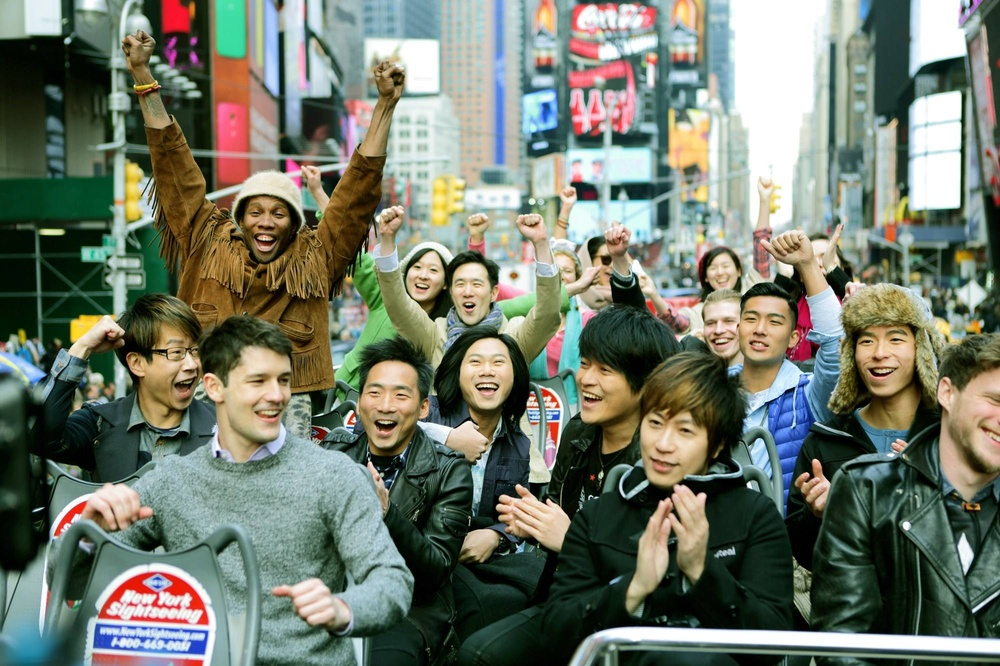
#> input picture timg.jpeg, 1000 x 666 px, shrunk from 2000 x 1333 before the run
$ python im.py
#> lines starting #> are read from the running program, lines starting #| are printed output that depends on the picture
#-*- coding: utf-8 -*-
import importlib,sys
importlib.reload(sys)
import cv2
from PIL import *
from PIL import Image,ImageDraw, ImageFilter

def detectFaces(image_name):
#> called with image_name = 'timg.jpeg'
    img = cv2.imread(image_name)
#> img is the input picture: shape (666, 1000, 3); mean B, G, R 107.5, 121.7, 114.5
    face_cascade = cv2.CascadeClassifier("haarcascade_frontalface_default1.xml")
    if img.ndim == 3:
        gray = cv2.cvtColor(img, cv2.COLOR_BGR2GRAY)
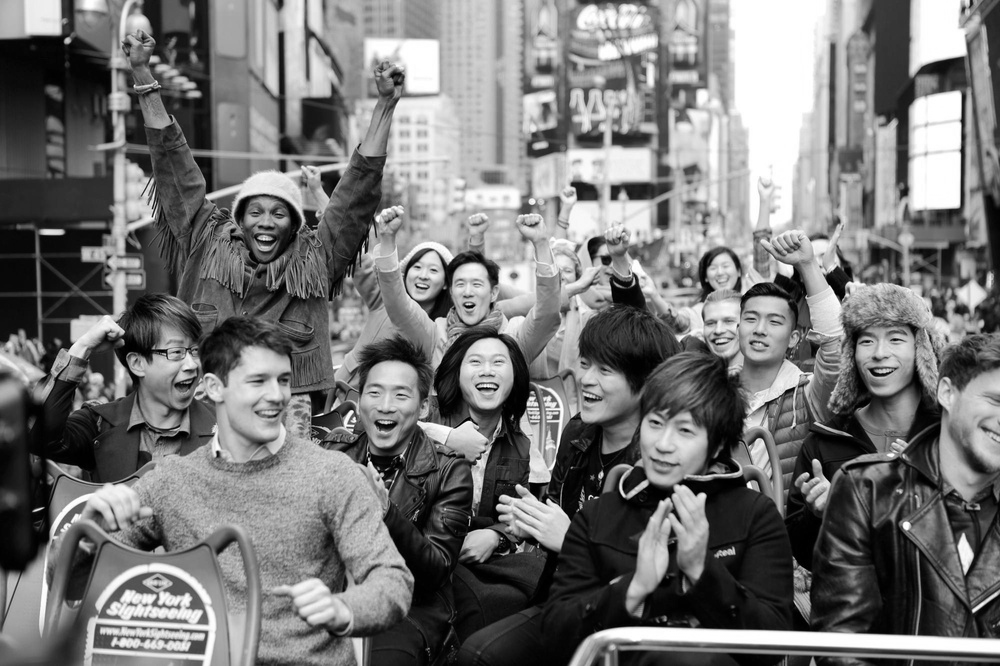
#> gray: shape (666, 1000); min 0, max 255, mean 118
    else:
        gray = img #if语句：如果img维度为3，说明不是灰度图，先转化为灰度图gray，如果不为3，也就是2，原图就是灰度图

    faces = face_cascade.detectMultiScale(gray, 1.2, 5)#1.3和5是特征的最小、最大检测窗口，它改变检测结果也会改变
#> faces = [[400, 250, 49, 49], [443, 262, 54, 54], [694, 302, 52, 52], [240, 192, 55, 55], [941, 291, 55, 55], [731, 295, 64, 64], [455, 336, 64, 64], [226, 349, 83, 83], [350, 363, 75, 75], [841, 308, 85, 85]]
    result = []
    for (x,y,width,height) in faces:
        result.append((x,y,x+width,y+height))
#> this loop made 10 passes
#> after the loop, result = [(400, 250, 449, 299), (443, 262, 497, 316), (694, 302, 746, 354), (240, 192, 295, 247), (941, 291, 996, 346), (731, 295, 795, 359), (455, 336, 519, 400), (226, 349, 309, 432), (350, 363, 425, 438), (841, 308, 926, 393)]
    return result

def saveFaces(image_name):
    faces = detectFaces(image_name)
    if faces:
        #将人脸保存在save_dir目录下。
        #Image模块：Image.open获取图像句柄，crop剪切图像(剪切的区域就是detectFaces返回的坐标)，save保存。
        save_dir = image_name.split('.')[0]+"_faces"
        os.mkdir(save_dir)
        count = 0
        for (x1,y1,x2,y2) in faces:
            file_name = os.path.join(save_dir,str(count)+".jpg")
            Image.open(image_name).crop((x1,y1,x2,y2)).save(file_name)
            count+=1


#在原图像上画矩形，框出所有人脸。
#调用Image模块的draw方法，Image.open获取图像句柄，ImageDraw.Draw获取该图像的draw实例，然后调用该draw实例的rectangle方法画矩形(矩形的坐标即
#detectFaces返回的坐标)，outline是矩形线条颜色(B,G,R)。
#注：原始图像如果是灰度图，则去掉outline，因为灰度图没有RGB可言。drawEyes、detectSmiles也一样。
def drawFaces(image_name):
    faces = detectFaces(image_name)
    if faces:
        img = Image.open(image_name)
        draw_instance = ImageDraw.Draw(img)
        for (x1,y1,x2,y2) in faces:
            draw_instance.rectangle((x1,y1,x2,y2), outline=(255, 0,0))
        img.save('drawfaces_'+image_name)

class MyGaussianBlur(ImageFilter.Filter):
    name = "GaussianBlur"

    def __init__(self, radius=2, bounds=None):
        self.radius = radius
        self.bounds = bounds

    def filter(self, image):
        if self.bounds:
            clips = image.crop(self.bounds).gaussian_blur(self.radius)
            image.paste(clips, self.bounds)
            return image
        else:
            return image.gaussian_blur(self.radius)

if __name__ == '__main__':
    path = 'timg.jpeg'
    lists = detectFaces(path)
#> lists has the same summary as result in detectFaces
    img = Image.open(path)
#> img: PIL image 1000x666 RGB
    for i in lists:
        region = img.crop(i)
        # region = region.transpose(Image.ROTATE_180)
        region = region.filter(ImageFilter.BLUR)
#> (the run stopped early here; a loop or call above may not have finished)
